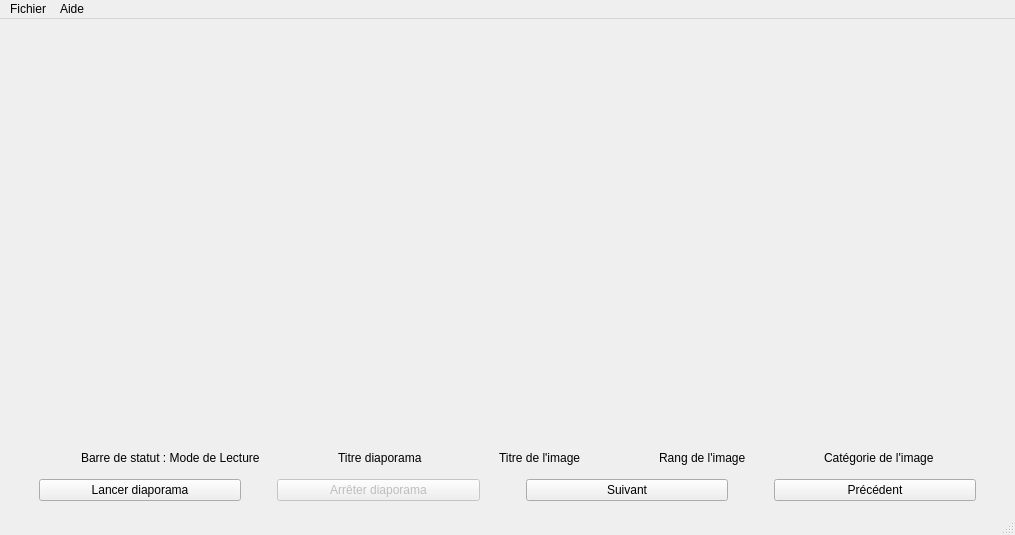
<?xml version="1.0" encoding="UTF-8"?>
<ui version="4.0">
 <class>LecteurVue</class>
 <widget class="QMainWindow" name="LecteurVue">
  <property name="geometry">
   <rect>
    <x>0</x>
    <y>0</y>
    <width>1015</width>
    <height>535</height>
   </rect>
  </property>
  <property name="windowTitle">
   <string>LecteurVue</string>
  </property>
  <widget class="QWidget" name="centralwidget">
   <layout class="QVBoxLayout" name="verticalLayout_3">
    <item>
     <layout class="QVBoxLayout" name="verticalLayout_2">
      <item>
       <spacer name="verticalSpacer_6">
        <property name="orientation">
         <enum>Qt::Vertical</enum>
        </property>
        <property name="sizeHint" stdset="0">
         <size>
          <width>20</width>
          <height>40</height>
         </size>
        </property>
       </spacer>
      </item>
      <item>
       <layout class="QVBoxLayout" name="verticalLayout">
        <item>
         <spacer name="verticalSpacer_4">
          <property name="orientation">
           <enum>Qt::Vertical</enum>
          </property>
          <property name="sizeType">
           <enum>QSizePolicy::Preferred</enum>
          </property>
          <property name="sizeHint" stdset="0">
           <size>
            <width>20</width>
            <height>40</height>
           </size>
          </property>
         </spacer>
        </item>
        <item>
         <widget class="QLabel" name="labelImage">
          <property name="text">
           <string/>
          </property>
          <property name="alignment">
           <set>Qt::AlignCenter</set>
          </property>
         </widget>
        </item>
        <item>
         <spacer name="verticalSpacer_2">
          <property name="orientation">
           <enum>Qt::Vertical</enum>
          </property>
          <property name="sizeType">
           <enum>QSizePolicy::Preferred</enum>
          </property>
          <property name="sizeHint" stdset="0">
           <size>
            <width>20</width>
            <height>40</height>
           </size>
          </property>
         </spacer>
        </item>
       </layout>
      </item>
      <item>
       <spacer name="verticalSpacer_5">
        <property name="orientation">
         <enum>Qt::Vertical</enum>
        </property>
        <property name="sizeHint" stdset="0">
         <size>
          <width>20</width>
          <height>40</height>
         </size>
        </property>
       </spacer>
      </item>
      <item>
       <layout class="QHBoxLayout" name="horizontalLayout_2">
        <item>
         <spacer name="horizontalSpacer_6">
          <property name="orientation">
           <enum>Qt::Horizontal</enum>
          </property>
          <property name="sizeHint" stdset="0">
           <size>
            <width>40</width>
            <height>20</height>
           </size>
          </property>
         </spacer>
        </item>
        <item>
         <widget class="QLabel" name="labelModeLect">
          <property name="text">
           <string>Barre de statut : Mode de Lecture</string>
          </property>
         </widget>
        </item>
        <item>
         <spacer name="horizontalSpacer_8">
          <property name="orientation">
           <enum>Qt::Horizontal</enum>
          </property>
          <property name="sizeHint" stdset="0">
           <size>
            <width>40</width>
            <height>20</height>
           </size>
          </property>
         </spacer>
        </item>
        <item>
         <widget class="QLabel" name="labelTitreDiapo">
          <property name="text">
           <string>Titre diaporama</string>
          </property>
         </widget>
        </item>
        <item>
         <spacer name="horizontalSpacer_7">
          <property name="orientation">
           <enum>Qt::Horizontal</enum>
          </property>
          <property name="sizeHint" stdset="0">
           <size>
            <width>40</width>
            <height>20</height>
           </size>
          </property>
         </spacer>
        </item>
        <item>
         <widget class="QLabel" name="labelTitreImg">
          <property name="text">
           <string>Titre de l'image</string>
          </property>
         </widget>
        </item>
        <item>
         <spacer name="horizontalSpacer_9">
          <property name="orientation">
           <enum>Qt::Horizontal</enum>
          </property>
          <property name="sizeHint" stdset="0">
           <size>
            <width>40</width>
            <height>20</height>
           </size>
          </property>
         </spacer>
        </item>
        <item>
         <widget class="QLabel" name="labelRangImg">
          <property name="text">
           <string>Rang de l'image</string>
          </property>
         </widget>
        </item>
        <item>
         <spacer name="horizontalSpacer_10">
          <property name="orientation">
           <enum>Qt::Horizontal</enum>
          </property>
          <property name="sizeHint" stdset="0">
           <size>
            <width>40</width>
            <height>20</height>
           </size>
          </property>
         </spacer>
        </item>
        <item>
         <widget class="QLabel" name="labelCatImg">
          <property name="text">
           <string>Catégorie de l'image</string>
          </property>
         </widget>
        </item>
        <item>
         <spacer name="horizontalSpacer_11">
          <property name="orientation">
           <enum>Qt::Horizontal</enum>
          </property>
          <property name="sizeHint" stdset="0">
           <size>
            <width>40</width>
            <height>20</height>
           </size>
          </property>
         </spacer>
        </item>
       </layout>
      </item>
      <item>
       <spacer name="verticalSpacer">
        <property name="orientation">
         <enum>Qt::Vertical</enum>
        </property>
        <property name="sizeType">
         <enum>QSizePolicy::Fixed</enum>
        </property>
        <property name="sizeHint" stdset="0">
         <size>
          <width>20</width>
          <height>5</height>
         </size>
        </property>
       </spacer>
      </item>
      <item>
       <layout class="QHBoxLayout" name="horizontalLayout">
        <item>
         <spacer name="horizontalSpacer_4">
          <property name="orientation">
           <enum>Qt::Horizontal</enum>
          </property>
          <property name="sizeType">
           <enum>QSizePolicy::Minimum</enum>
          </property>
          <property name="sizeHint" stdset="0">
           <size>
            <width>30</width>
            <height>20</height>
           </size>
          </property>
         </spacer>
        </item>
        <item>
         <widget class="QPushButton" name="btnLancerDiapo">
          <property name="text">
           <string>Lancer diaporama</string>
          </property>
         </widget>
        </item>
        <item>
         <spacer name="horizontalSpacer">
          <property name="orientation">
           <enum>Qt::Horizontal</enum>
          </property>
          <property name="sizeType">
           <enum>QSizePolicy::Minimum</enum>
          </property>
          <property name="sizeHint" stdset="0">
           <size>
            <width>30</width>
            <height>20</height>
           </size>
          </property>
         </spacer>
        </item>
        <item>
         <widget class="QPushButton" name="btnArreterDiapo">
          <property name="enabled">
           <bool>false</bool>
          </property>
          <property name="text">
           <string>Arrêter diaporama</string>
          </property>
          <property name="flat">
           <bool>false</bool>
          </property>
         </widget>
        </item>
        <item>
         <spacer name="horizontalSpacer_2">
          <property name="orientation">
           <enum>Qt::Horizontal</enum>
          </property>
          <property name="sizeType">
           <enum>QSizePolicy::Minimum</enum>
          </property>
          <property name="sizeHint" stdset="0">
           <size>
            <width>40</width>
            <height>20</height>
           </size>
          </property>
         </spacer>
        </item>
        <item>
         <widget class="QPushButton" name="btnSuivant">
          <property name="text">
           <string>Suivant</string>
          </property>
         </widget>
        </item>
        <item>
         <spacer name="horizontalSpacer_3">
          <property name="orientation">
           <enum>Qt::Horizontal</enum>
          </property>
          <property name="sizeType">
           <enum>QSizePolicy::Minimum</enum>
          </property>
          <property name="sizeHint" stdset="0">
           <size>
            <width>40</width>
            <height>20</height>
           </size>
          </property>
         </spacer>
        </item>
        <item>
         <widget class="QPushButton" name="btnPrecedent">
          <property name="text">
           <string>Précédent</string>
          </property>
         </widget>
        </item>
        <item>
         <spacer name="horizontalSpacer_5">
          <property name="orientation">
           <enum>Qt::Horizontal</enum>
          </property>
          <property name="sizeType">
           <enum>QSizePolicy::Minimum</enum>
          </property>
          <property name="sizeHint" stdset="0">
           <size>
            <width>30</width>
            <height>20</height>
           </size>
          </property>
         </spacer>
        </item>
       </layout>
      </item>
      <item>
       <spacer name="verticalSpacer_3">
        <property name="orientation">
         <enum>Qt::Vertical</enum>
        </property>
        <property name="sizeType">
         <enum>QSizePolicy::Maximum</enum>
        </property>
        <property name="sizeHint" stdset="0">
         <size>
          <width>20</width>
          <height>3</height>
         </size>
        </property>
       </spacer>
      </item>
     </layout>
    </item>
   </layout>
  </widget>
  <widget class="QMenuBar" name="menubar">
   <property name="geometry">
    <rect>
     <x>0</x>
     <y>0</y>
     <width>1015</width>
     <height>22</height>
    </rect>
   </property>
   <widget class="QMenu" name="menuFichiers">
    <property name="title">
     <string>Fichier</string>
    </property>
    <widget class="QMenu" name="menuParam_trer">
     <property name="title">
      <string>Paramétrer</string>
     </property>
     <addaction name="actionVitesse"/>
     <addaction name="actionChargerDiapo"/>
     <addaction name="actionEnleverDiapo"/>
    </widget>
    <addaction name="menuParam_trer"/>
    <addaction name="actionFiltre"/>
    <addaction name="actionQuitter"/>
   </widget>
   <widget class="QMenu" name="menuAide">
    <property name="title">
     <string>Aide</string>
    </property>
    <addaction name="actionAProposDe"/>
   </widget>
   <addaction name="menuFichiers"/>
   <addaction name="menuAide"/>
  </widget>
  <widget class="QStatusBar" name="statusbar"/>
  <action name="actionFiltre">
   <property name="text">
    <string>Filtre</string>
   </property>
  </action>
  <action name="actionQuitter">
   <property name="text">
    <string>Quitter</string>
   </property>
  </action>
  <action name="actionAProposDe">
   <property name="text">
    <string>A propos de ...</string>
   </property>
  </action>
  <action name="actionVitesse">
   <property name="text">
    <string>Vitesse de défilement</string>
   </property>
  </action>
  <action name="actionChargerDiapo">
   <property name="text">
    <string>Charger diaporama</string>
   </property>
  </action>
  <action name="actionEnleverDiapo">
   <property name="text">
    <string>Enlever diaporama</string>
   </property>
  </action>
 </widget>
 <resources/>
 <connections/>
</ui>
